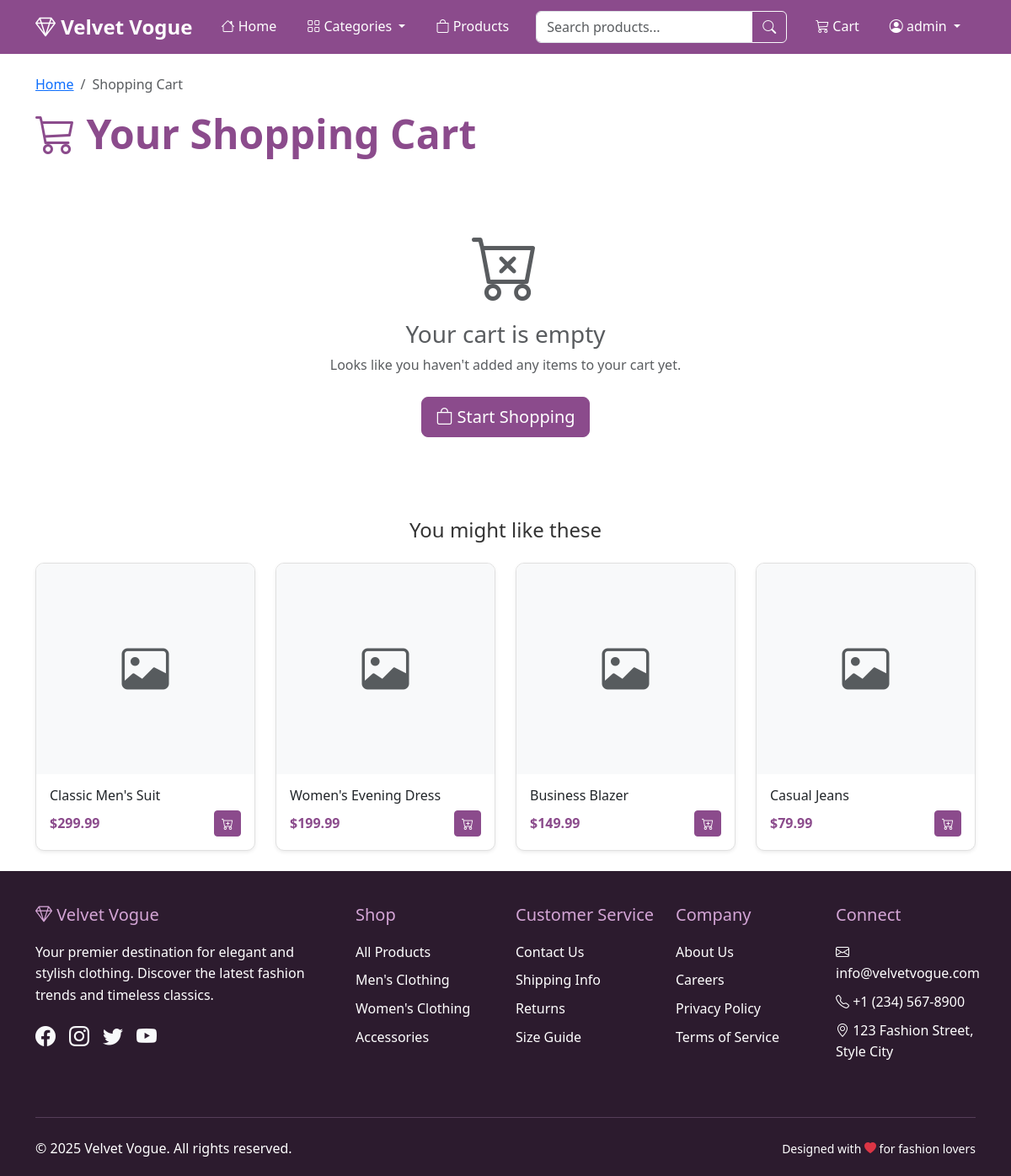
/cart.php (signed in), run on the app's committed database.
### tables this page shows
CREATE TABLE products (
    product_id INT AUTO_INCREMENT PRIMARY KEY,
    category_id INT NOT NULL,
    product_name VARCHAR(200) NOT NULL,
    description TEXT,
    price DECIMAL(10, 2) NOT NULL,
    size ENUM('XS', 'S', 'M', 'L', 'XL', 'XXL') DEFAULT 'M',
    color VARCHAR(50),
    image_path VARCHAR(255),
    stock_quantity INT DEFAULT 0,
    created_at TIMESTAMP DEFAULT CURRENT_TIMESTAMP,
    FOREIGN KEY (category_id) REFERENCES categories(category_id) ON DELETE CASCADE
);

### includes/products.php (called while the page is built, shortened)
<?php
function getAllProducts($limit = null, $offset = 0)
{
    try {
        $pdo = getDatabaseConnection();
        $sql = "SELECT p.*, c.category_name
                FROM products p
                JOIN categories c ON p.category_id = c.category_id
                ORDER BY p.created_at DESC";
        if ($limit) {
            $sql .= " LIMIT $limit OFFSET $offset";
        }
        $stmt = $pdo->query($sql);
        return $stmt->fetchAll();
    } catch (PDOException $e) {
        error_log("Error fetching products: " . $e->getMessage());
        return [];
    }
}

### cart.php (the view, shortened to what this page needs)
<?php
require_once 'includes/header.php';
$user_id = getCurrentUserId();
$cartItems = getUserCart($user_id);
$cartTotal = calculateCartTotal($user_id);
?>
<div class="container py-4">
    <div class="row mb-4">
        <div class="col-12">
            <nav aria-label="breadcrumb">
                <ol class="breadcrumb">
                    <li class="breadcrumb-item"><a href="index.php">Home</a></li>
                    <li class="breadcrumb-item active">Shopping Cart</li>
                </ol>
            </nav>
            <h1 class="display-5 fw-bold text-primary-custom">
                <i class="bi bi-cart3"></i> Your Shopping Cart
            </h1>
        </div>
    </div>
    <?php if (!empty($cartItems)): ?>
        <div class="row">
            <div class="col-lg-8">
                <div class="card shadow-sm">
                    <div class="card-header bg-primary-custom text-white">
                        <h5 class="mb-0">
                            <i class="bi bi-bag"></i> Cart Items (<?php echo count($cartItems); ?>)
                        </h5>
                    </div>
                    <div class="card-body p-0">
                        <?php foreach ($cartItems as $item): ?>
                            <div class="cart-item p-4 border-bottom">
                                <div class="row align-items-center">
                                    <div class="col-md-2 col-3 mb-3 mb-md-0">
                                        <?php if ($item['image_path'] && file_exists('uploads/' . $item['image_path'])): ?>
                                            <img src="uploads/<?php echo htmlspecialchars($item['image_path']); ?>"
                                                 class="cart-item-image img-fluid rounded"
                                                 alt="<?php echo htmlspecialchars($item['product_name']); ?>">
                                        <?php else: ?>
                                            <div class="cart-item-image bg-light rounded d-flex align-items-center justify-content-center">
                                                <i class="bi bi-image text-muted"></i>
                                            </div>
                                        <?php endif; ?>
                                    </div>
                                    <div class="col-md-4 col-9 mb-3 mb-md-0">
                                        <h6 class="mb-1">
                                            <a href="product-detail.php?id=<?php echo $item['product_id']; ?>"
                                               class="text-decoration-none text-dark">
                                                <?php echo htmlspecialchars($item['product_name']); ?>
                                            </a>
                                        </h6>
                                        <small class="text-muted">
                                            <?php echo htmlspecialchars($item['category_name']); ?>
                                        </small>
                                        <div class="mt-1">
                                            <small class="text-muted">
                                                Price: $<?php echo number_format($item['price'], 2); ?>
                                            </small>
                                        </div>
                                    </div>
                                    <div class="col-md-3 col-6 mb-3 mb-md-0">
                                        <form method="POST" class="d-inline">
                                            <input type="hidden" name="action" value="update_quantity">
                                            <input type="hidden" name="cart_id" value="<?php echo $item['cart_id']; ?>">
                                            <div class="quantity-controls">
                                                <button type="button" class="quantity-btn"
                                                        onclick="updateQuantity(<?php echo $item['cart_id']; ?>, -1)">
                                                    <i class="bi bi-dash"></i>
                                                </button>
                                                <input type="number" name="quantity"
                                                       class="quantity-input"
                                                       value="<?php echo $item['quantity']; ?>"
                                                       min="1" max="<?php echo $item['stock_quantity']; ?>"
                                                       data-cart-id="<?php echo $item['cart_id']; ?>"
                                                       onchange="this.form.submit()">
                                                <button type="button" class="quantity-btn"
                                                        onclick="updateQuantity(<?php echo $item['cart_id']; ?>, 1)">
                                                    <i class="bi bi-plus"></i>
                                                </button>
                                            </div>
                                        </form>
                                        <?php if ($item['quantity'] > $item['stock_quantity']): ?>
                                            <small class="text-danger">
                                                <i class="bi bi-exclamation-triangle"></i>
                                                Only <?php echo $item['stock_quantity']; ?> in stock
                                            </small>
                                        <?php endif; ?>
                                    </div>
                                    <div class="col-md-3 col-6 text-md-end">
                                        <div class="item-total h6 text-primary-custom fw-bold mb-2">
                                            $<?php echo number_format($item['price'] * $item['quantity'], 2); ?>
                                        </div>
                                        <form method="POST" class="d-inline">
                                            <input type="hidden" name="action" value="remove_item">
                                            <input type="hidden" name="cart_id" value="<?php echo $item['cart_id']; ?>">
                                            <button type="submit" class="btn btn-outline-danger btn-sm remove-from-cart-btn"
                                                    onclick="return confirm('Remove this item from cart?')">
                                                <i class="bi bi-trash"></i> Remove
                                            </button>
                                        </form>
                                    </div>
                                </div>
                            </div>
                        <?php endforeach; ?>
                    </div>
                </div>
                <div class="d-flex justify-content-between mt-3">
                    <a href="products.php" class="btn btn-outline-primary-custom">
                        <i class="bi bi-arrow-left"></i> Continue Shopping
                    </a>
                    <form method="POST" class="d-inline">
                        <input type="hidden" name="action" value="clear_cart">
                        <button type="submit" class="btn btn-outline-danger"
                                onclick="return confirm('Clear all items from cart?')">
                            <i class="bi bi-trash"></i> Clear Cart
                        </button>
                    </form>
                </div>
            </div>
            <div class="col-lg-4">
                <div class="card shadow-sm sticky-top" style="top: 100px;">
                    <div class="card-header bg-light">
                        <h5 class="mb-0">
                            <i class="bi bi-receipt"></i> Order Summary
                        </h5>
                    </div>
                    <div class="card-body">
                        <div class="d-flex justify-content-between mb-2">
                            <span>Subtotal:</span>
                            <span class="cart-total">$<?php echo number_format($cartTotal, 2); ?></span>
                        </div>
                        <div class="d-flex justify-content-between mb-2">
                            <span>Shipping:</span>
                            <span class="text-success">
                                <?php echo $cartTotal >= 50 ? 'FREE' : '$5.99'; ?>
                            </span>
                        </div>
                        <div class="d-flex justify-content-between mb-2">
                            <span>Tax (8.5%):</span>
                            <span>$<?php echo number_format($cartTotal * 0.085, 2); ?></span>
                        </div>
                        <hr>
                        <div class="d-flex justify-content-between mb-3">
                            <strong>Total:</strong>
                            <strong class="text-primary-custom h5">
                                $<?php
                                $shipping = $cartTotal >= 50 ? 0 : 5.99;
                                $tax = $cartTotal * 0.085;
                                $total = $cartTotal + $shipping + $tax;
                                echo number_format($total, 2);
                                ?>
                            </strong>
                        </div>
                        <?php if ($cartTotal >= 50): ?>
                            <div class="alert alert-success alert-sm" role="alert">
                                <i class="bi bi-check-circle"></i>
                                <small>You qualify for free shipping!</small>
                            </div>
                        <?php else: ?>
                            <div class="alert alert-info alert-sm" role="alert">
                                <i class="bi bi-info-circle"></i>
                                <small>Add $<?php echo number_format(50 - $cartTotal, 2); ?> more for free shipping</small>
                            </div>
                        <?php endif; ?>
                        <div class="d-grid gap-2">
                            <a href="checkout.php" class="btn btn-primary-custom btn-lg">
                                <i class="bi bi-credit-card"></i> Proceed to Checkout
                            </a>
                            <button class="btn btn-outline-secondary">
                                <i class="bi bi-paypal"></i> PayPal Express
                            </button>
                        </div>
                        <div class="text-center mt-3">
                            <small class="text-muted">
                                <i class="bi bi-shield-check"></i> Secure SSL Encryption<br>
                                <i class="bi bi-credit-card"></i> All major cards accepted
                            </small>
                        </div>
                    </div>
                </div>
            </div>
        </div>
    <?php else: ?>
        <div class="text-center py-5">
            <i class="bi bi-cart-x display-1 text-muted"></i>
            <h3 class="mt-3 text-muted">Your cart is empty</h3>
            <p class="text-muted mb-4">Looks like you haven't added any items to your cart yet.</p>
            <a href="products.php" class="btn btn-primary-custom btn-lg">
                <i class="bi bi-bag"></i> Start Shopping
            </a>
        </div>
        <div class="mt-5">
            <h4 class="text-center mb-4">You might like these</h4>
            <div class="row g-4">
                <?php
                $suggestedProducts = getAllProducts(4);
                foreach ($suggestedProducts as $product): ?>
                    <div class="col-lg-3 col-md-6">
                        <div class="product-card card h-100 shadow-sm">
                            <div class="position-relative">
                                <?php if ($product['image_path'] && file_exists('uploads/' . $product['image_path'])): ?>
                                    <img src="uploads/<?php echo htmlspecialchars($product['image_path']); ?>"
                                         class="product-image card-img-top"
                                         alt="<?php echo htmlspecialchars($product['product_name']); ?>">
                                <?php else: ?>
                                    <div class="product-image card-img-top d-flex align-items-center justify-content-center bg-light">
                                        <i class="bi bi-image display-4 text-muted"></i>
                                    </div>
                                <?php endif; ?>
                            </div>
                            <div class="card-body d-flex flex-column">
                                <h6 class="card-title">
                                    <a href="product-detail.php?id=<?php echo $product['product_id']; ?>"
                                       class="text-decoration-none text-dark">
                                        <?php echo htmlspecialchars($product['product_name']); ?>
                                    </a>
                                </h6>
                                <div class="mt-auto d-flex justify-content-between align-items-center">
                                    <span class="h6 text-primary-custom fw-bold mb-0">
                                        $<?php echo number_format($product['price'], 2); ?>
                                    </span>
                                    <button class="btn btn-primary-custom btn-sm add-to-cart-btn"
                                            data-product-id="<?php echo $product['product_id']; ?>">
                                        <i class="bi bi-cart-plus"></i>
                                    </button>
                                </div>
                            </div>
                        </div>
                    </div>
                <?php endforeach; ?>
            </div>
        </div>
    <?php endif; ?>
</div>
<?php require_once 'includes/footer.php'; ?>

### css/style.css (style rules this page uses)
:root { --primary-color: #8B4B8C; --secondary-color: #D4A5D6; --accent-color: #F8E8F9; --dark-color: #2C1B2E; --light-color: #FFFFFF; --text-color: #333333; --border-color: #E0E0E0; --success-color: #28a745; --danger-color: #dc3545; --warning-color: #ffc107; }
body { font-family: 'Segoe UI', Tahoma, Geneva, Verdana, sans-serif; color: var(--text-color); line-height: 1.6; }
.text-primary-custom { color: var(--primary-color) !important; }
.btn-primary-custom { background-color: var(--primary-color); border-color: var(--primary-color); color: var(--light-color); }
.product-card { border: 1px solid var(--border-color); border-radius: 10px; overflow: hidden; transition: transform 0.3s ease, box-shadow 0.3s ease; height: 100%; }
.product-image { width: 100%; height: 250px; object-fit: cover; background-color: var(--accent-color); }

### data on the page
products: product_name "Classic Men's Suit", price "299.99"
products: product_name "Women's Evening Dress", price "199.99"
products: product_name "Business Blazer", price "149.99"
products: product_name "Casual Jeans", price "79.99"

### other printed values
$currentUser['username'] "admin"
